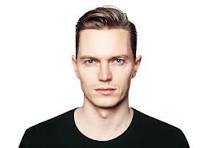
#> input picture PDI_001/Mitad 02 clases/rostro01.jpeg, 206 x 148 px
$ jupyter execute --allow-errors pdi_laboratorio.ipynb   (older library calls are emulated)
#> lines starting #> are read from the running program, lines starting #| are printed output that depends on the picture; after the words box and inside, x2 and y2 are one past the last pixel; in counts of white or black regions, pixels touching at a corner belong together
#> further down, img is the input picture: shape (148, 206, 3); mean B, G, R 201.5, 204.8, 211.2
1

[cell 1]
import cv2
import numpy as np
import matplotlib.pyplot as plt

img_pato = cv2.imread('pato.jpg', 0)
puntos_gray = cv2.imread('puntos.png', 0)

#> (the rest of this cell did not finish here and is left out)

2. cuantos objetos de cada color hay en la imagen

[cell 2]
import cv2
import numpy as np
import matplotlib.pyplot as plt

def count_by_color(img):

    img_rgb = cv2.cvtColor(img, cv2.COLOR_BGR2RGB)


    img_hsv = cv2.cvtColor(img_rgb, cv2.COLOR_RGB2HSV)

    # Defir rangos de colores en HSV
    color_ranges = {
        'rojo': ([0, 100, 100], [10, 255, 255], [160, 100, 100], [180, 255, 255]),
        'naranja': ([10, 100, 100], [25, 255, 255]),
        'amarillo': ([25, 100, 100], [35, 255, 255]),
        'verde': ([35, 100, 100], [85, 255, 255]),
        'azul': ([85, 100, 100], [125, 255, 255]),
    }

    results = {}
    color_masks = {}


    for color, ranges in color_ranges.items():
        # Crear mascara por cada color
        if color == 'rojo':  # rojo quiere 2 rangos
            lower1, upper1, lower2, upper2 = ranges
            mask1 = cv2.inRange(img_hsv, np.array(lower1), np.array(upper1))
            mask2 = cv2.inRange(img_hsv, np.array(lower2), np.array(upper2))
            mask = cv2.bitwise_or(mask1, mask2)
        else:
            lower, upper = ranges
            mask = cv2.inRange(img_hsv, np.array(lower), np.array(upper))

        # quitar ruido
        kernel = np.ones((5, 5), np.uint8)
        mask = cv2.morphologyEx(mask, cv2.MORPH_OPEN, kernel)
        mask = cv2.morphologyEx(mask, cv2.MORPH_CLOSE, kernel)

        # Encontrar contornos
        contours, _ = cv2.findContours(mask, cv2.RETR_EXTERNAL, cv2.CHAIN_APPROX_SIMPLE)


        valid_contours = []
        for cnt in contours:
            area = cv2.contourArea(cnt)
            if area > 500:  # Adjusta el área mínima según sea necesario
                valid_contours.append(cnt)

        # guar
        results[color] = len(valid_contours)
        color_masks[color] = mask

    return results, color_masks


imagen = cv2.imread("colores.jpg")


#> (the rest of this cell did not finish here and is left out)

3. Estás trabajando en un proyecto de reconocimiento de rostros y necesitas detectar los
bordes de las caras en las imágenes. Explique cómo aplicaría el operador de detección de
bordes de Canny y aplícalo con un código en Python en jupyter

[cell 3]
import cv2
import numpy as np
import matplotlib.pyplot as plt

def sobel_mejorado(img, tam_kernel=3, umbral=30):
    # 1) Escala de grises y suavizado
#> called with tam_kernel = 3, umbral = 30
    img_gray = cv2.cvtColor(img, cv2.COLOR_BGR2GRAY)
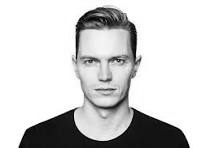
#> img_gray: shape (148, 206); min 0, max 255, mean 206.3
    suavizado = cv2.GaussianBlur(img_gray, (3, 3), 0)
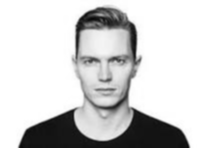
#> suavizado: shape (148, 206); min 9, max 255, mean 206.4

    # 2) Gradientes Sobel en X e Y
    sobel_x = cv2.Sobel(suavizado, cv2.CV_64F, 1, 0, ksize=tam_kernel)
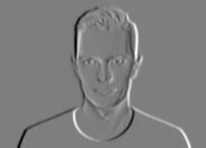
#> sobel_x: shape (148, 206) float64; min -717, max 728, mean 0; drawn with min black and max white
    sobel_y = cv2.Sobel(suavizado, cv2.CV_64F, 0, 1, ksize=tam_kernel)
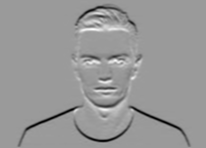
#> sobel_y: shape (148, 206) float64; min -699, max 453, mean -10.6; drawn with min black and max white

    # 3) Magnitud y normalización
    magnitud = np.sqrt(sobel_x**2 + sobel_y**2)
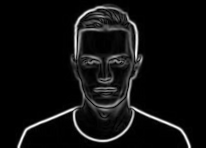
#> magnitud: shape (148, 206) float64; min 0, max 747.5, mean 45.7; drawn with min black and max white
    magnitud = cv2.normalize(magnitud, None, 0, 255,
                             cv2.NORM_MINMAX, cv2.CV_8U)

    # 4) Umbralización con Otsu
    _, bordes = cv2.threshold(magnitud, umbral, 255,
                              cv2.THRESH_BINARY + cv2.THRESH_OTSU)
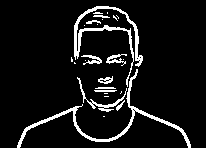
#> bordes: shape (148, 206); 8.1% white in thin lines or dots, all inside (x1, y1, x2, y2) = (17, 6, 191, 148)

    # 5) Cierre morfológico para unir bordes rotos
    kernel_morf = np.ones((2, 2), np.uint8)
    bordes = cv2.morphologyEx(bordes, cv2.MORPH_CLOSE, kernel_morf)
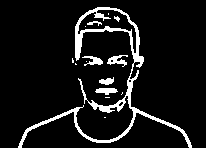
#> bordes: shape (148, 206); 8.6% white; 15 white regions (8 under 20 px), largest, box (x1, y1, x2, y2) and area: (18, 7, 192, 148) 2128, (107, 55, 128, 67) 121, (95, 88, 118, 95) 109

    return bordes

# Detector Canny
def canny_standard(img, low=100, high=200):
#> called with low = 100, high = 200
    gray = cv2.cvtColor(img, cv2.COLOR_BGR2GRAY)
    blurred = cv2.GaussianBlur(gray, (3,3), 0)
    return cv2.Canny(blurred, low, high)
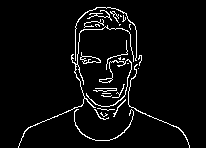
#> returned value: shape (148, 206); 4.7% white in thin lines or dots, all inside (x1, y1, x2, y2) = (18, 7, 190, 148)

img = cv2.imread('rostro01.jpeg')
sobel_edges = sobel_mejorado(img)
canny_edges = canny_standard(img)


plt.figure(figsize=(18, 6))

plt.subplot(1, 3, 1)
plt.imshow(cv2.cvtColor(img, cv2.COLOR_BGR2RGB))
plt.title('Imagen Original')
plt.axis('off')

plt.subplot(1, 3, 2)
plt.imshow(sobel_edges, cmap='gray')
plt.title('Bordes: Sobel Mejorado')
plt.axis('off')

plt.subplot(1, 3, 3)
plt.imshow(canny_edges, cmap='gray')
plt.title('Bordes: Canny Estándar')
plt.axis('off')

plt.tight_layout()
plt.show()
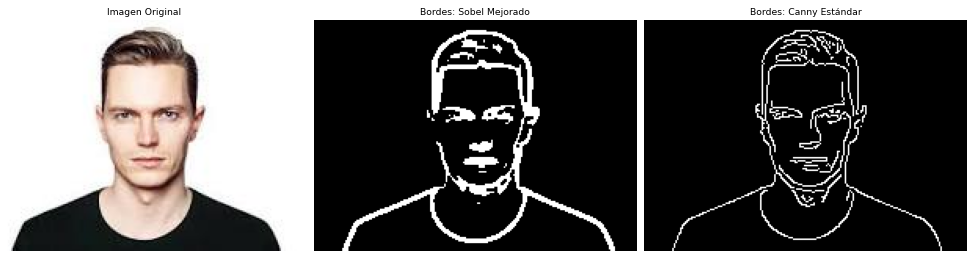
#> figure drawn by matplotlib, 3 panels
